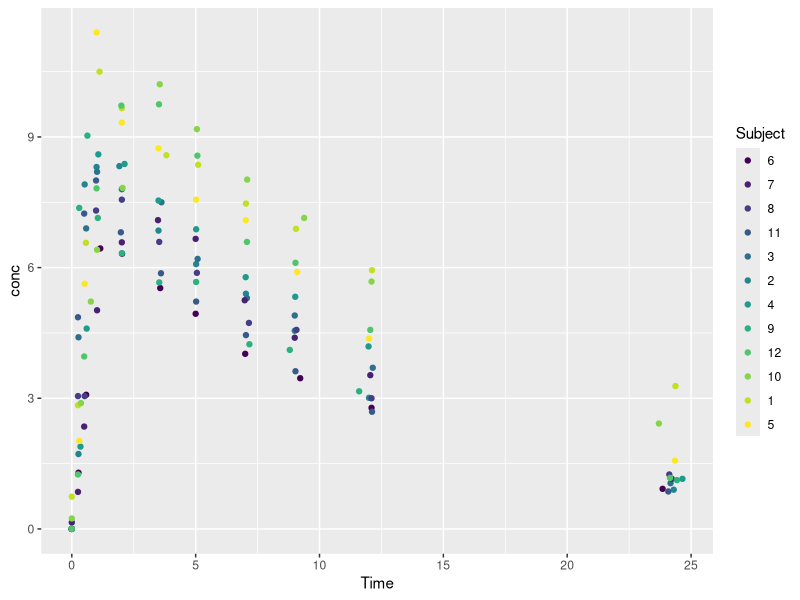

The R script that drew this image: (Note: this script raises an error after producing the figure.)
## ---- chunk 1

knitr::opts_chunk$set(echo = TRUE)
library(tidyverse)
library(mgcv)
library(magrittr)
## ---- chunk 2
data("Theoph")
glimpse(Theoph)

## ---- chunk 3
Theoph %>% 
  ggplot(aes(x=Time, y=conc, color=Subject)) +
  geom_point()
## ---- chunk 4
model <- gam(conc ~ s(Wt) + s(Dose) + s(Time), data=Theoph)
summary(model)
## ---- chunk 5
model <- gam(conc ~ s(Wt) + s(Dose) + s(Time), data=Theoph)
predictions <- model %>% predict(Theoph)
predictions <- as.data.frame(predictions)
Theoph <- cbind(Theoph, predictions$predictions)
names(Theoph)[6] <- "predicted"
Theoph <- Theoph[,1:6]
ggplot(aes(x=Time, y=new$predicted, color=Subject), data=Theoph) + geom_line() +geom_point(aes(x=Time, y=conc))
## ---- chunk 6
ggplot(aes(x=conc, y=predicted), data = Theoph) + geom_point()
cor(Theoph$conc, Theoph$predicted)
